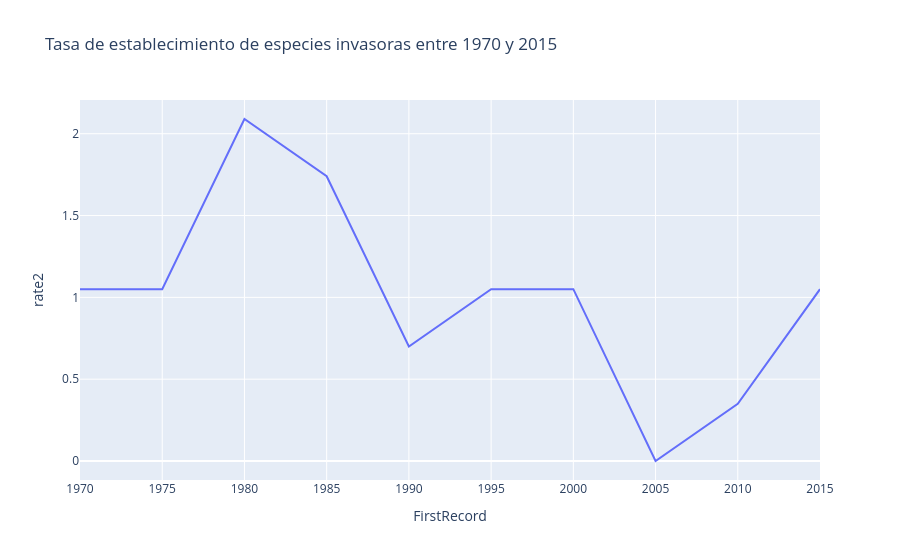

Notebook cell for this chart:
### Code cell
fig = px.line(
    df_6_1_especies_invasoras_v3,
    x="FirstRecord",
    y="rate2",
    title=f"Tasa de establecimiento de especies invasoras entre {df_6_1_especies_invasoras_v3['FirstRecord'].min():.0f} y {df_6_1_especies_invasoras_v3['FirstRecord'].max():.0f}",
)
fig.show()

### Figure 1 — Plotly figure (JSON) as saved in the notebook; plotly's stock layout.template omitted (floating-point values rounded to 4 significant figures)
{"data": [{"hovertemplate": "FirstRecord=%{x}<br>rate2=%{y}<extra></extra>", "legendgroup": "", "line": {"color": "#636efa", "dash": "solid"}, "marker": {"symbol": "circle"}, "mode": "lines", "name": "", "orientation": "v", "showlegend": false, "type": "scatter", "x": [1970.0, 1975.0, 1980.0, 1985.0, 1990.0, 1995.0, 2000.0, 2005.0, 2010.0, 2015.0], "xaxis": "x", "y": [1.05, 1.05, 2.09, 1.74, 0.7, 1.05, 1.05, 0.0, 0.35, 1.05], "yaxis": "y"}], "layout": {"legend": {"tracegroupgap": 0}, "title": {"text": "Tasa de establecimiento de especies invasoras entre 1970 y 2015"}, "xaxis": {"anchor": "y", "domain": [0, 1], "title": {"text": "FirstRecord"}}, "yaxis": {"anchor": "x", "domain": [0, 1], "title": {"text": "rate2"}}}}
